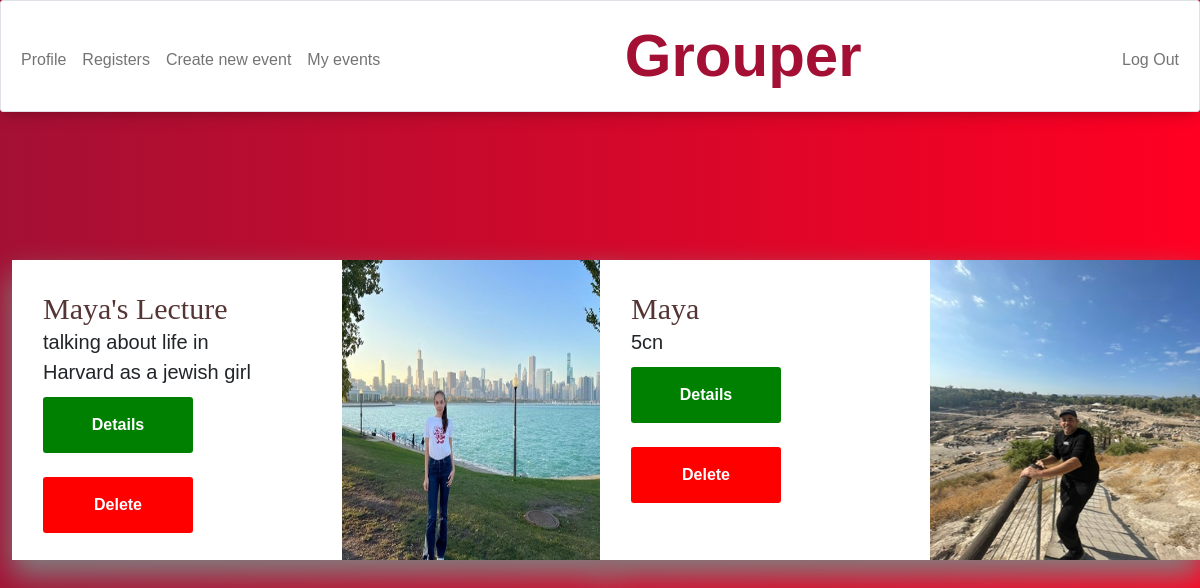
Before: /creator (signed in) with the older database file.
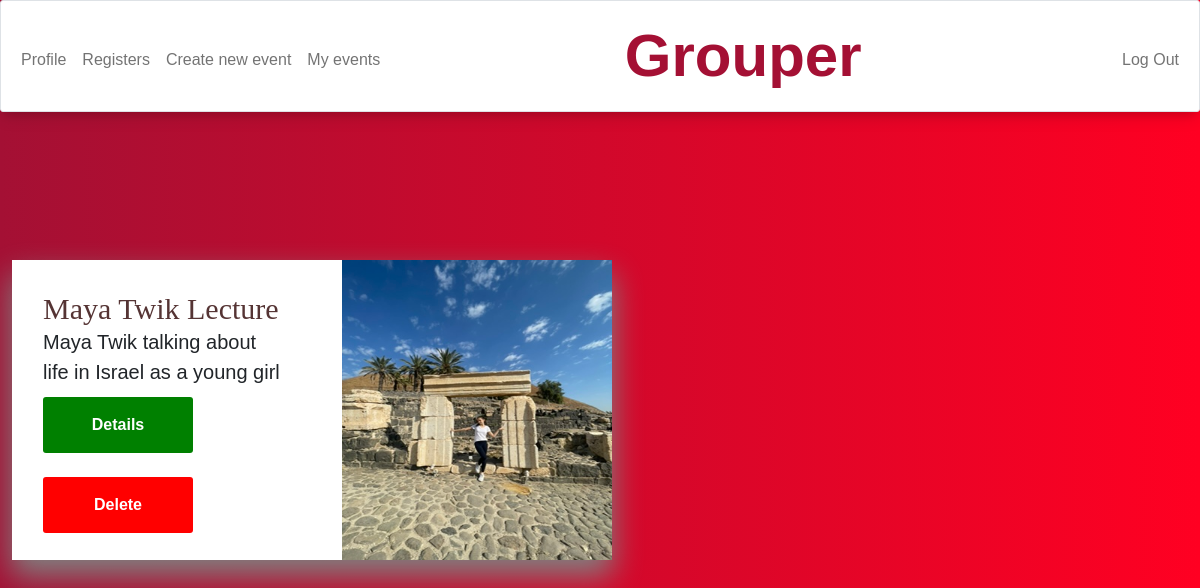
After: the same page with the newer database file.
### tables this page shows
CREATE TABLE events (id INTEGER PRIMARY KEY AUTOINCREMENT NOT NULL, title TEXT NOT NULL, date NUMERIC NOT NULL, details TEXT NOT NULL, location TEXT NOT NULL, people_number INTEGER, price INTEGER, another TEXT, hour NUMERIC NOT NULL, file TEXT, passport INTEGER);

### app.py (the view)
@app.route('/creator',  methods=["GET", "POST"])
@login_required
def creator():
    if request.method == "POST":
        details = db.execute("SELECT * FROM registers JOIN users ON users.id = registers.id_person WHERE registers.id_event = ?", request.form.get("event_id"))
        return render_template("event.html", details=details)
    else:
        creator_events = db.execute("SELECT * FROM events WHERE passport = ?",int(session.get("passport")))
        return render_template("creator.html", events = creator_events)

### app.py (called while the page is built)
@app.after_request
def after_request(response):
    response.headers["Cache-Control"] = "no-cache, no-store, must-revalidate"
    response.headers["Expires"] = 0
    response.headers["Pragma"] = "no-cache"
    return response

### helpers.py (called while the page is built)
def login_required(f):
    @wraps(f)
    def decorated_function(*args, **kwargs):
        if session.get("passport") is None:
            return redirect("/login")
        return f(*args, **kwargs)
    return decorated_function

### templates/creator.html (shortened to what this page needs)
{% extends "layout.html" %}
{% block main %}
<link rel="stylesheet" href="https://cdnjs.cloudflare.com/ajax/libs/font-awesome/4.7.0/css/font-awesome.min.css">
<div class="row row-cols-0 row-cols-md-2 g-0">
    {% for event in events %}
    <div class="col">
  <div id="container">
      <div class="product-details">
      <div class="card-body">
        <h1>{{ event.title }}</h1>
            <p class="information">{{ event.details }}</p>
        <form action="/creator" method="post">
              <button type="submit" style="background-color: green;">
                Details</button>
        </form>
        <br>
        <form action="/creator1" method="post">
                <button type="submit" style="background-color:red;">
                  Delete</button>
          </form>
      </div>
  </div>
  <div class="product-image">
      <img src="static/images/{{ event.file }}" alt="...">
  </div>
  </div>
</div>
  {% endfor %}
</div>
{% endblock %}

Changed rows visible on the page:
removed events: title "Maya's Lecture", details "talking about life in Harvard as a jewish girl", file (picture)
removed events: title "Maya", details "5cn", file (picture)
added events: title "Maya Twik Lecture", details "Maya Twik talking about life in Israel as a young girl", file (picture)
